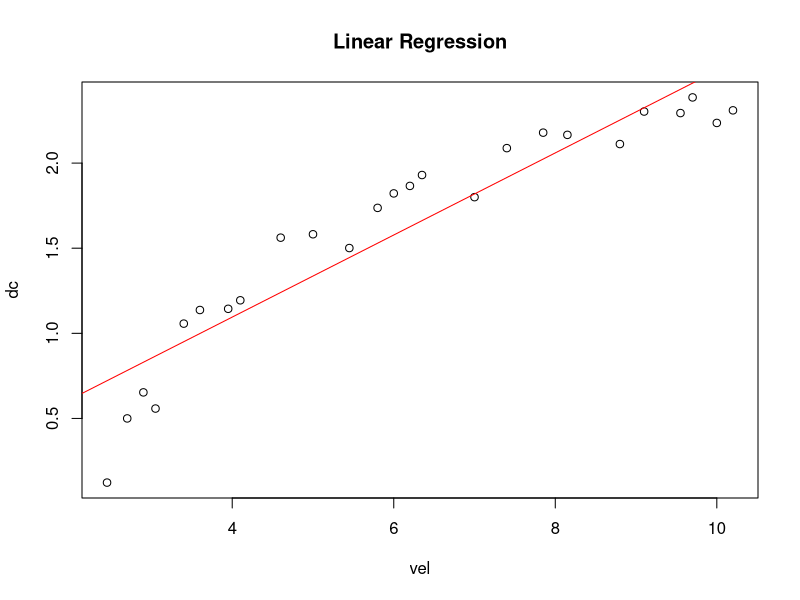
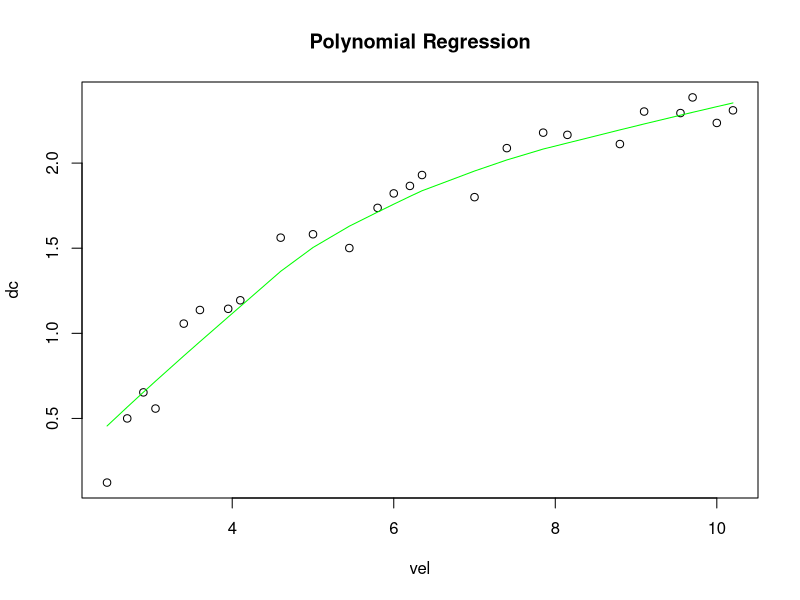
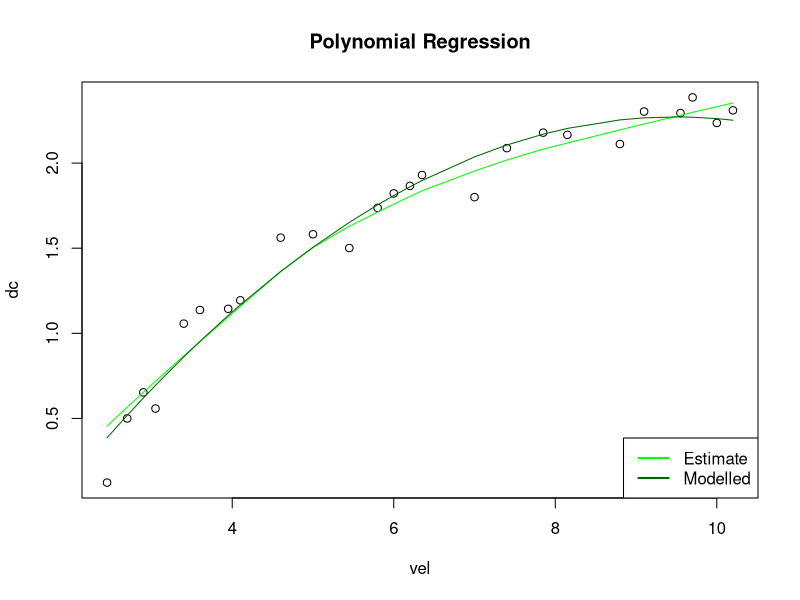
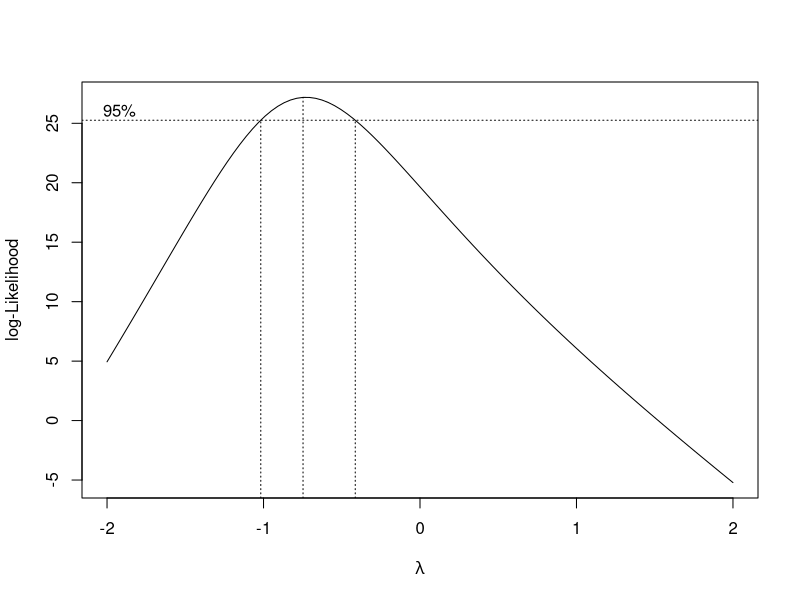
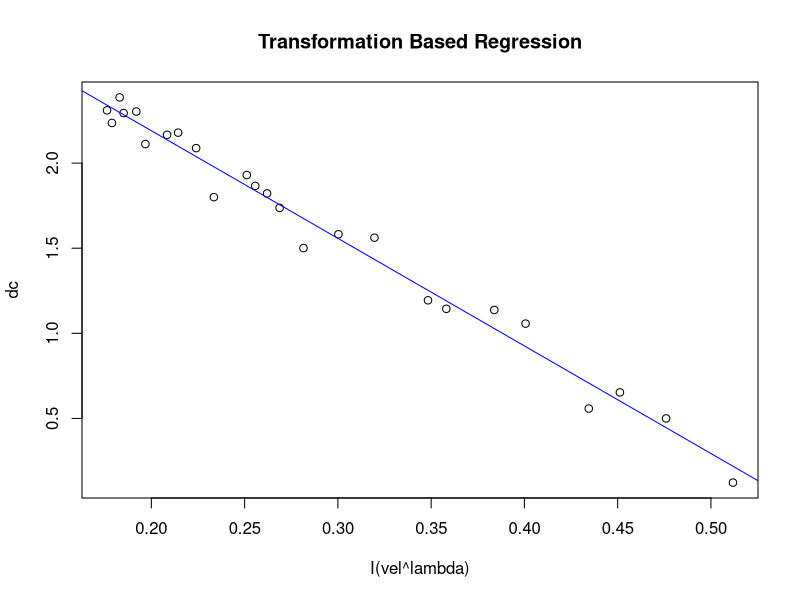

Write the R code that produced these figures, in order.
## ---- chunk 1
data <- data.frame(
  vel = c(5,6,3.4,2.7,10,9.7,9.55,3.05,8.15,6.2,2.9,6.35,4.6,5.8,7.4,3.6,7.85,8.8,7,5.45,9.1,10.2,4.1,3.95,2.45),
  dc = c(1.582,1.822,1.057,0.5,2.236,2.386,2.294,0.558,2.166,1.866,0.653,1.93,1.562,1.737,2.088,1.137,2.179,2.112,1.8,1.501,2.303,2.310,1.194,1.144,0.123))

data <- data[with(data,order(vel)),]

attach(data)
## ---- chunk 2
reg.linear <- lm(dc~vel)

plot(dc~vel, main="Linear Regression")
abline(reg.linear, col="red")
## ---- chunk 3
plot(dc~vel, main="Polynomial Regression")
lines(lowess(dc~vel), col="green")
## ---- chunk 4
fit2 <- lm(dc ~ poly(vel, 2, raw=TRUE))
fit3 <- lm(dc ~ poly(vel, 3, raw=TRUE))
fit4 <- lm(dc ~ poly(vel, 4, raw=TRUE))
fit5 <- lm(dc ~ poly(vel, 5, raw=TRUE))
summary(fit2)
summary(fit3)
summary(fit4)
summary(fit5)
## ---- chunk 5
plot(dc~vel, main="Polynomial Regression")
lines(lowess(dc~vel), col="green")
reg.poly <- lm(dc ~ poly(vel, 2, raw=TRUE))
lines(vel, predict(reg.poly),col="darkgreen") 

legend("bottomright", c("Estimate","Modelled"), col=c("green","darkgreen"), lwd=2)
## ---- chunk 6
library(MASS)
bc <-boxcox(vel ~ dc)

(maxll <- max(bc$y))
(lambda <- bc$x[which(bc$y == maxll)])
## ---- chunk 7
reg.trans<-lm(dc ~ I(vel^lambda))
plot(dc ~ I(vel^lambda), main="Transformation Based Regression")
abline(reg.trans, col="blue")
## ---- chunk 8

## ---- chunk 9

